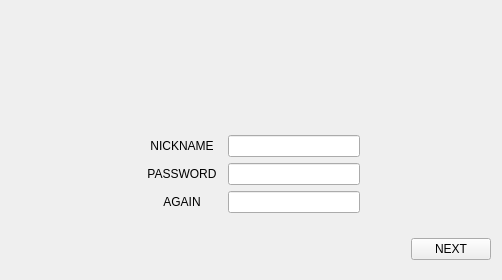
<?xml version="1.0" encoding="UTF-8"?>
<ui version="4.0">
 <class>reg_one</class>
 <widget class="QWidget" name="reg_one">
  <property name="geometry">
   <rect>
    <x>0</x>
    <y>0</y>
    <width>502</width>
    <height>280</height>
   </rect>
  </property>
  <property name="minimumSize">
   <size>
    <width>502</width>
    <height>280</height>
   </size>
  </property>
  <property name="maximumSize">
   <size>
    <width>502</width>
    <height>280</height>
   </size>
  </property>
  <property name="windowTitle">
   <string>Register</string>
  </property>
  <layout class="QVBoxLayout" name="verticalLayout_3">
   <item>
    <layout class="QVBoxLayout" name="verticalLayout">
     <item>
      <layout class="QHBoxLayout" name="horizontalLayout_2">
       <item>
        <widget class="QLabel" name="talkphoto">
         <property name="minimumSize">
          <size>
           <width>502</width>
           <height>100</height>
          </size>
         </property>
         <property name="maximumSize">
          <size>
           <width>502</width>
           <height>100</height>
          </size>
         </property>
         <property name="text">
          <string/>
         </property>
        </widget>
       </item>
      </layout>
     </item>
     <item>
      <layout class="QHBoxLayout" name="horizontalLayout">
       <item>
        <layout class="QVBoxLayout" name="verticalLayout_2">
         <item>
          <layout class="QHBoxLayout" name="horizontalLayout_5">
           <item>
            <spacer name="horizontalSpacer_7">
             <property name="orientation">
              <enum>Qt::Horizontal</enum>
             </property>
             <property name="sizeHint" stdset="0">
              <size>
               <width>40</width>
               <height>20</height>
              </size>
             </property>
            </spacer>
           </item>
           <item>
            <widget class="QLabel" name="label_3">
             <property name="minimumSize">
              <size>
               <width>80</width>
               <height>0</height>
              </size>
             </property>
             <property name="text">
              <string>NICKNAME</string>
             </property>
             <property name="alignment">
              <set>Qt::AlignCenter</set>
             </property>
            </widget>
           </item>
           <item>
            <widget class="QLineEdit" name="nickname"/>
           </item>
           <item>
            <spacer name="horizontalSpacer_6">
             <property name="orientation">
              <enum>Qt::Horizontal</enum>
             </property>
             <property name="sizeHint" stdset="0">
              <size>
               <width>40</width>
               <height>20</height>
              </size>
             </property>
            </spacer>
           </item>
          </layout>
         </item>
         <item>
          <layout class="QHBoxLayout" name="horizontalLayout_3">
           <item>
            <spacer name="horizontalSpacer_2">
             <property name="orientation">
              <enum>Qt::Horizontal</enum>
             </property>
             <property name="sizeHint" stdset="0">
              <size>
               <width>40</width>
               <height>20</height>
              </size>
             </property>
            </spacer>
           </item>
           <item>
            <widget class="QLabel" name="label">
             <property name="minimumSize">
              <size>
               <width>80</width>
               <height>0</height>
              </size>
             </property>
             <property name="text">
              <string>PASSWORD</string>
             </property>
             <property name="alignment">
              <set>Qt::AlignCenter</set>
             </property>
            </widget>
           </item>
           <item>
            <widget class="QLineEdit" name="password">
             <property name="echoMode">
              <enum>QLineEdit::Password</enum>
             </property>
            </widget>
           </item>
           <item>
            <spacer name="horizontalSpacer_3">
             <property name="orientation">
              <enum>Qt::Horizontal</enum>
             </property>
             <property name="sizeHint" stdset="0">
              <size>
               <width>40</width>
               <height>20</height>
              </size>
             </property>
            </spacer>
           </item>
          </layout>
         </item>
         <item>
          <layout class="QHBoxLayout" name="horizontalLayout_4">
           <item>
            <spacer name="horizontalSpacer_5">
             <property name="orientation">
              <enum>Qt::Horizontal</enum>
             </property>
             <property name="sizeHint" stdset="0">
              <size>
               <width>40</width>
               <height>20</height>
              </size>
             </property>
            </spacer>
           </item>
           <item>
            <widget class="QLabel" name="label_2">
             <property name="minimumSize">
              <size>
               <width>80</width>
               <height>0</height>
              </size>
             </property>
             <property name="text">
              <string>AGAIN</string>
             </property>
             <property name="alignment">
              <set>Qt::AlignCenter</set>
             </property>
            </widget>
           </item>
           <item>
            <widget class="QLineEdit" name="again">
             <property name="echoMode">
              <enum>QLineEdit::Password</enum>
             </property>
            </widget>
           </item>
           <item>
            <spacer name="horizontalSpacer_4">
             <property name="orientation">
              <enum>Qt::Horizontal</enum>
             </property>
             <property name="sizeHint" stdset="0">
              <size>
               <width>40</width>
               <height>20</height>
              </size>
             </property>
            </spacer>
           </item>
          </layout>
         </item>
        </layout>
       </item>
      </layout>
     </item>
     <item>
      <layout class="QHBoxLayout" name="horizontalLayout_8">
       <item>
        <spacer name="verticalSpacer_2">
         <property name="orientation">
          <enum>Qt::Vertical</enum>
         </property>
         <property name="sizeType">
          <enum>QSizePolicy::Minimum</enum>
         </property>
         <property name="sizeHint" stdset="0">
          <size>
           <width>10</width>
           <height>10</height>
          </size>
         </property>
        </spacer>
       </item>
      </layout>
     </item>
     <item>
      <layout class="QHBoxLayout" name="horizontalLayout_7">
       <item>
        <spacer name="horizontalSpacer">
         <property name="orientation">
          <enum>Qt::Horizontal</enum>
         </property>
         <property name="sizeHint" stdset="0">
          <size>
           <width>40</width>
           <height>20</height>
          </size>
         </property>
        </spacer>
       </item>
       <item>
        <widget class="QPushButton" name="next">
         <property name="text">
          <string>NEXT</string>
         </property>
        </widget>
       </item>
      </layout>
     </item>
    </layout>
   </item>
  </layout>
 </widget>
 <resources/>
 <connections/>
</ui>
